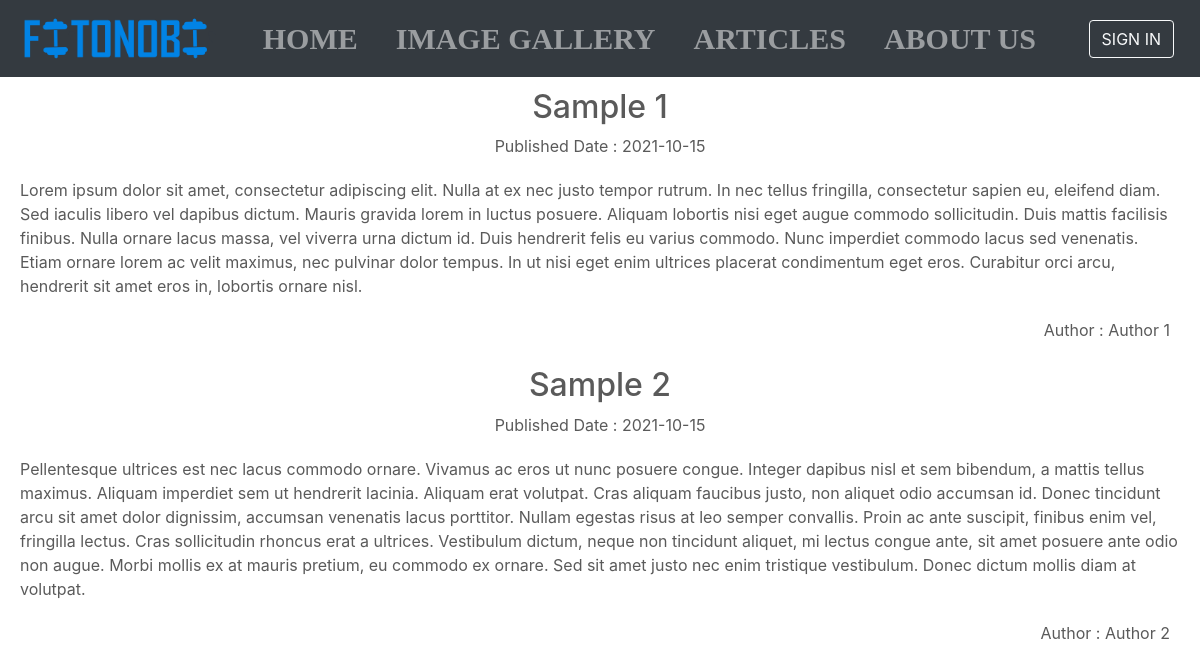
/allArticles.php, run on the app's committed database.
### tables this page shows
CREATE TABLE `data` (
  `id` int(11) NOT NULL,
  `name` varchar(100) NOT NULL,
  `a_date` date NOT NULL,
  `article` longtext NOT NULL,
  `title` varchar(100) NOT NULL
);

### allArticles.php (the view, shortened to what this page needs)
<?php
  require 'header.php';
?>
<?php
$conn = mysqli_connect("localhost","root","","fitonobi_database") ;
?>
<?php
    $sql = "select * from data";
	$res = mysqli_query($conn,$sql);
?>
<?php
    while($row=mysqli_fetch_assoc($res)) { ?>
				<center><h2><?php echo $row['title']; ?></h2></center>
				<center><p>Published Date : <?php echo $row['a_date']; ?></p>
				</center>
   				<p style=" margin: 20px;"><?php echo $row['article']; ?></p>
   				<p style="margin-right: 30px; float: right;">Author : <?php echo $row['name']; ?></p><br><br>
<?php } ?>

### header.php (shortened to what this page needs)
<!doctype html>
<html lang="en">
  <head>
   <link rel="stylesheet" href="https://maxcdn.bootstrapcdn.com/bootstrap/4.5.2/css/bootstrap.min.css">
<link rel="stylesheet" href="https://cdnjs.cloudflare.com/ajax/libs/font-awesome/4.7.0/css/font-awesome.min.css">
  </head>
  <body>
<nav class="navbar navbar-expand-lg navbar-dark bg-dark fixed-top">
  <a class="navbar-brand" href="index.php"><img src="img/logo.png" width="200px"></a>
  <div class="collapse navbar-collapse" id="collapsibleNavbar">
    <ul class="navbar-nav m-auto">
      <li class="nav-item">
        <a class="nav-link" style="font-size: 30px; padding-right: 30px; font-weight: bold; font-family: 'Times New Roman', Times, serif;" href="index.php">
          HOME</a>
      </li>
      <li class="nav-item">
        <a class="nav-link" style="font-size: 30px; padding-right: 30px; font-weight: bold; font-family: 'Times New Roman', Times, serif;" href="imageGallery.php">IMAGE GALLERY</a>
      </li>
      <li class="nav-item">
        <a class="nav-link" style="font-size: 30px; padding-right: 30px; font-weight: bold; font-family: 'Times New Roman', Times, serif;" href="allArticles.php">ARTICLES</a>
      </li>
      <li class="nav-item">
        <a class="nav-link" style="font-size: 30px; padding-right: 30px; font-weight: bold; font-family: 'Times New Roman', Times, serif;" href="aboutus.php">ABOUT US</a>
      </li>
    </ul>
    <form class="d-flex">
        <a href="register.php"><button type="button" style="margin-right:10px; margin-top: 10px; margin-bottom: 10px" class="btn btn-outline-light">SIGN IN</button></a>
    </form>
  </div>
</nav>

### header.php (style rules this page uses)
body { padding-top: 3rem; padding-bottom: 3rem; color: #5a5a5a; }

### data on the page
data: title "Sample 1", a_date "2021-10-15", article "Lorem ipsum dolor sit amet, consectetur adipiscing elit. Nulla at ex nec justo tempor rutrum. In nec tellus fringilla, consectetur sapien eu, eleifend diam. Sed iaculis libero vel dapibus dictum. Mauris gravida lorem in luctus posuere. Aliquam lobortis nisi eget augue commodo sollicitudin. Duis mattis facilisis finibus. Nulla ornare lacus massa, vel viverra urna dictum id. Duis hendrerit felis eu varius commodo. Nunc imperdiet commodo lacus sed venenatis. Etiam ornare lorem ac velit maximus, nec pulvinar dolor tempus. In ut nisi eget enim ultrices placerat condimentum eget eros. Curabitur orci arcu, hendrerit sit amet eros in, lobortis ornare nisl.", name "Author 1"
data: title "Sample 2", a_date "2021-10-15", article "Pellentesque ultrices est nec lacus commodo ornare. Vivamus ac eros ut nunc posuere congue. Integer dapibus nisl et sem bibendum, a mattis tellus maximus. Aliquam imperdiet sem ut hendrerit lacinia. Aliquam erat volutpat. Cras aliquam faucibus justo, non aliquet odio accumsan id. Donec tincidunt arcu sit amet dolor dignissim, accumsan venenatis lacus porttitor. Nullam egestas risus at leo semper convallis. Proin ac ante suscipit, finibus enim vel, fringilla lectus. Cras sollicitudin rhoncus erat a ultrices. Vestibulum dictum, neque non tincidunt aliquet, mi lectus congue ante, sit amet posuere ante odio non augue. Morbi mollis ex at mauris pretium, eu commodo ex ornare. Sed sit amet justo…", name "Author 2"
